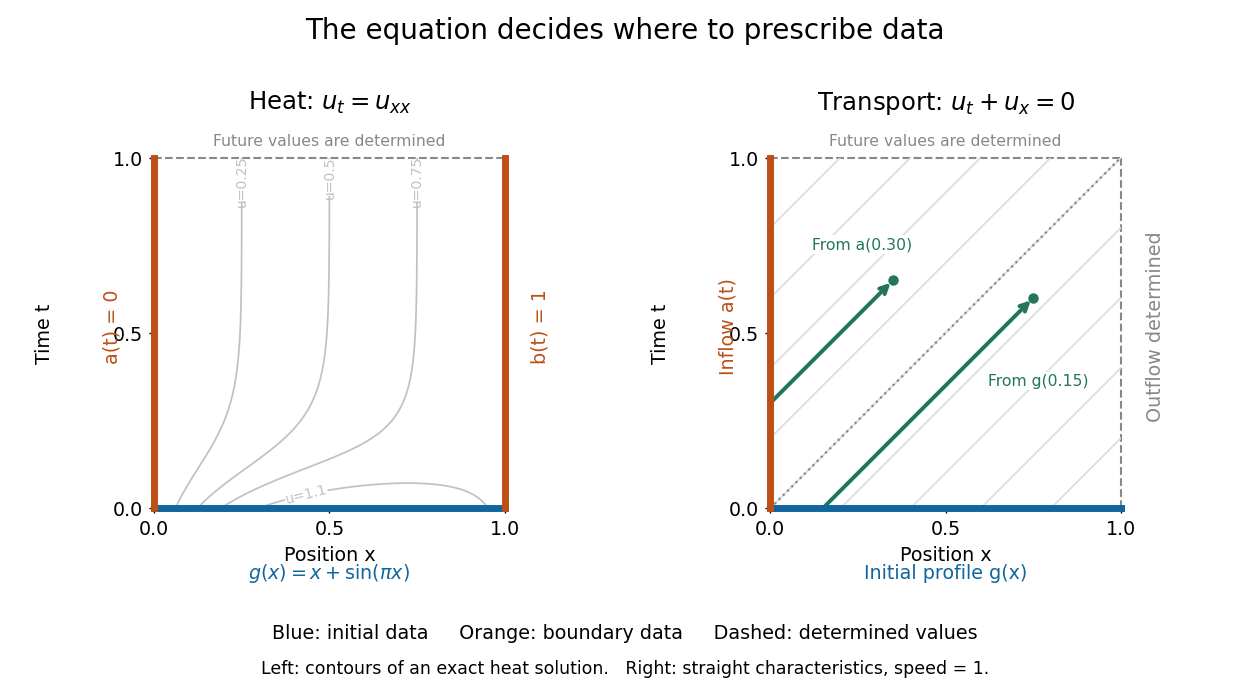

Here is the Python script that generated this plot:
"""Show heat and transport data geometry; output basename.png to cwd.

Heat contours use the exact solution x + exp(-pi**2*t)*sin(pi*x).
Transport characteristics have speed one; no numerical PDE solver is used.
Tested with Python 3.14, NumPy 2.3.5 and Matplotlib 3.10.7.
"""

from pathlib import Path

import matplotlib

matplotlib.use("Agg")
import matplotlib.pyplot as plt
import numpy as np


def heat(x, t):
    return x + np.exp(-np.pi**2 * t) * np.sin(np.pi * x)


def characteristic_foot(x, t):
    """Return the initial or inflow intersection when tracing backwards."""
    return (x - t, 0) if x >= t else (0, t - x)


def main():
    plt.rcParams.update({"font.size": 11})
    fig, axes = plt.subplots(1, 2, figsize=(10, 5.5), facecolor="white")
    blue, orange, green, gray = "#1266a0", "#bd5017", "#23765a", "#888888"
    for ax in axes:
        ax.set_facecolor("white")
        ax.set(xlim=(0, 1), ylim=(0, 1), xlabel="Position x", ylabel="Time t",
               xticks=[0, 0.5, 1], yticks=[0, 0.5, 1], aspect="equal")
        ax.tick_params(axis="both", length=3)
        ax.yaxis.labelpad = 34
        for spine in ax.spines.values():
            spine.set_visible(False)
        ax.plot([0, 1], [1, 1], color=gray, ls="--", lw=1.2, clip_on=False)
        ax.plot([0, 1], [0, 0], color=blue, lw=4, clip_on=False, zorder=4)
        ax.plot([0, 0], [0, 1], color=orange, lw=4, clip_on=False, zorder=4)
    ax = axes[0]
    ax.set_title(r"Heat: $u_t=u_{xx}$", fontsize=14, pad=28)
    ax.plot([1, 1], [0, 1], color=orange, lw=4, clip_on=False, zorder=4)
    x, t = np.meshgrid(np.linspace(0, 1, 301), np.linspace(0, 1, 301))
    contours = ax.contour(x, t, heat(x, t), levels=[0.25, 0.5, 0.75, 1.1],
                          colors="#bbc2c8", linewidths=1)
    ax.clabel(contours, inline=True, fontsize=8, fmt="u=%.2g")
    ax.text(-0.12, 0.52, "a(t) = 0", rotation=90, ha="center", va="center",
            transform=ax.transAxes, color=orange)
    ax.text(1.1, 0.52, "b(t) = 1", rotation=90, ha="center", va="center",
            transform=ax.transAxes, color=orange)
    ax.text(0.5, -0.2, r"$g(x)=x+\sin(\pi x)$", transform=ax.transAxes,
            ha="center", color=blue)
    ax.text(0.5, 1.035, "Future values are determined", transform=ax.transAxes,
            ha="center", fontsize=9, color=gray)

    ax = axes[1]
    ax.set_title(r"Transport: $u_t+u_x=0$", fontsize=14, pad=28)
    ax.plot([1, 1], [0, 1], color=gray, lw=1.2, ls="--", clip_on=False)
    for offset in np.linspace(-0.8, 0.8, 9):
        start_t, end_t = max(0, -offset), min(1, 1 - offset)
        ray_t = np.linspace(start_t, end_t, 20)
        ax.plot(ray_t + offset, ray_t, color="#d7dee3", lw=1)
    ax.plot([0, 1], [0, 1], color=gray, ls=":", lw=1.3)
    for point, label, shift in [
        ((0.75, 0.6), "From g(0.15)", (-0.13, -0.25)),
        ((0.35, 0.65), "From a(0.30)", (-0.23, 0.09)),
    ]:
        foot = characteristic_foot(*point)
        ax.annotate("", xy=point, xytext=foot,
                    arrowprops={"arrowstyle": "->", "color": green, "lw": 2.3})
        ax.plot(*point, "o", color=green, ms=5)
        ax.text(point[0] + shift[0], point[1] + shift[1], label,
                fontsize=9, color=green,
                bbox={"facecolor": "white", "edgecolor": "none", "pad": 1})
    ax.text(-0.12, 0.52, "Inflow a(t)", rotation=90, ha="center", va="center",
            transform=ax.transAxes, color=orange)
    ax.text(1.1, 0.52, "Outflow determined", rotation=90, ha="center", va="center",
            transform=ax.transAxes, color=gray)
    ax.text(0.5, -0.2, "Initial profile g(x)", transform=ax.transAxes,
            ha="center", color=blue)
    ax.text(0.5, 1.035, "Future values are determined", transform=ax.transAxes,
            ha="center", fontsize=9, color=gray)
    fig.suptitle("The equation decides where to prescribe data", fontsize=16, y=0.975)
    fig.text(0.5, 0.07, "Blue: initial data     Orange: boundary data     Dashed: determined values",
             ha="center", fontsize=11)
    fig.text(0.5, 0.02, "Left: contours of an exact heat solution.   Right: straight characteristics, speed = 1.",
             ha="center", fontsize=10)
    fig.subplots_adjust(left=0.09, right=0.93, bottom=0.26, top=0.77, wspace=0.42)
    fig.savefig(Path.cwd() / Path(__file__).with_suffix(".png").name,
                dpi=125, facecolor="white", transparent=False)
    plt.close(fig)


if __name__ == "__main__":
    main()
